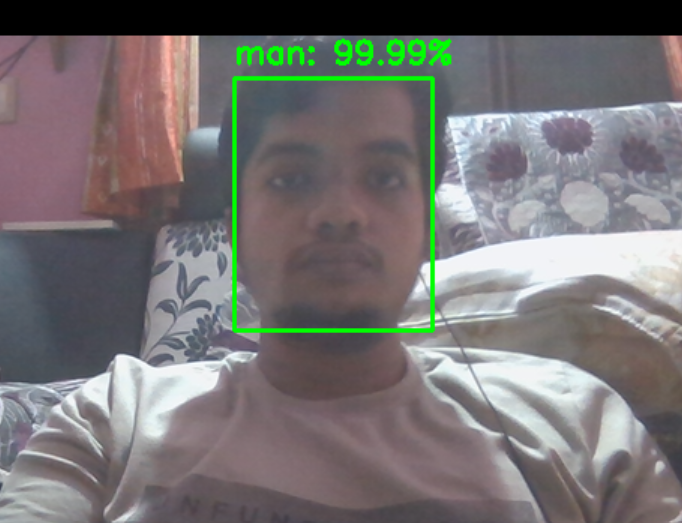
#> input picture MAN.png, 682 x 523 px, given in place of the camera
$ jupyter execute FACE_BLUR.ipynb
#> lines starting #> are read from the running program, lines starting #| are printed output that depends on the picture
#> further down, frame is the input picture: shape (523, 682, 3); mean B, G, R 114.9, 115, 117.8
[cell 1]
import cv2
face_clsfr=cv2.CascadeClassifier('datasets/haarcascade_frontalface_default.xml')

[cell 2]
def resize(img,new_width=500):
#> called with new_width = 500
    height,width,_ = img.shape
#> height = 523; width = 682
    ratio = height/width
#> ratio = 0.767
    new_height = int(ratio*new_width)
#> new_height = 383
    return cv2.resize(img,(new_width,new_height))

[cell 3]
cap = cv2.VideoCapture(0)

while True:
    _,frame = cap.read()
    frame = resize(frame)
    faces = face_clsfr.detectMultiScale(frame,scaleFactor=1.1,minNeighbors=6)
#> faces = [[166, 71, 160, 160]]

    for (x,y,w,h) in faces:


        frame[y:y+h,x:x+w] = cv2.GaussianBlur(frame[y:y+h,x:x+w],(35,35),cv2.BORDER_DEFAULT)
        cv2.rectangle(frame,(x,y),(x+w,y+h),(255,0,0),2)

        cv2.imshow("LIVE",frame)
#> this loop made 1 pass
#> pass 1, `cv2.imshow("LIVE",frame)`:
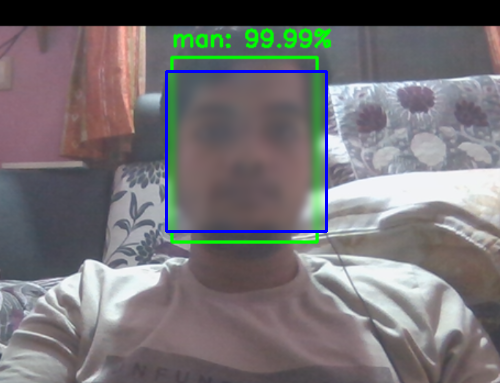
#> window 'LIVE': shape (383, 500, 3); mean B, G, R 116.1, 113.7, 116.6

    if cv2.waitKey(1) & 0xFF == ord('q'):
#> (key q is pressed here)
        break
cap.release()
cv2.destroyAllWindows()
